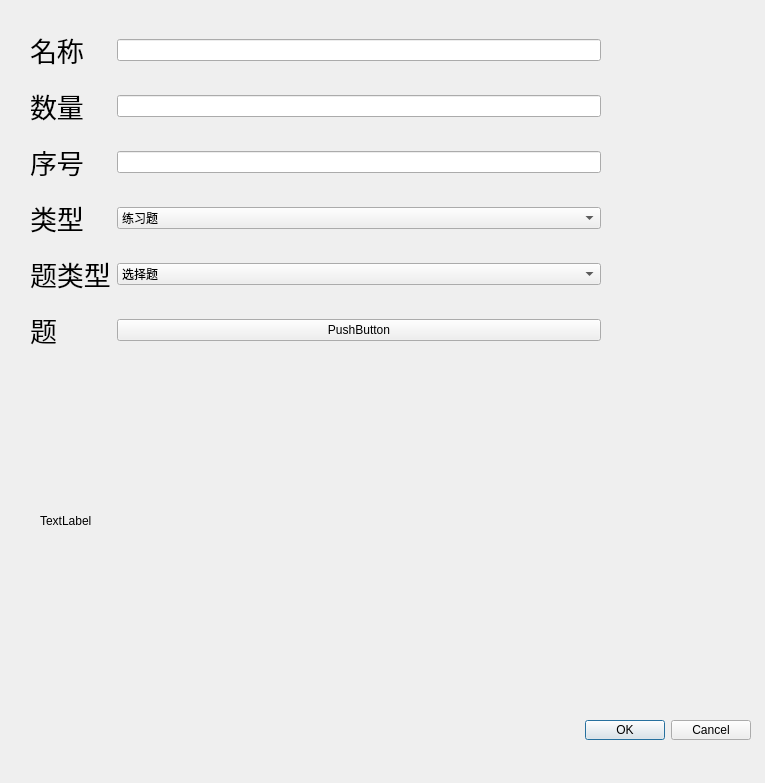
<?xml version="1.0" encoding="UTF-8"?>
<ui version="4.0">
 <class>Dialog</class>
 <widget class="QDialog" name="Dialog">
  <property name="geometry">
   <rect>
    <x>0</x>
    <y>0</y>
    <width>765</width>
    <height>783</height>
   </rect>
  </property>
  <property name="windowTitle">
   <string>Dialog</string>
  </property>
  <widget class="QDialogButtonBox" name="buttonBox">
   <property name="geometry">
    <rect>
     <x>410</x>
     <y>720</y>
     <width>341</width>
     <height>20</height>
    </rect>
   </property>
   <property name="orientation">
    <enum>Qt::Horizontal</enum>
   </property>
   <property name="standardButtons">
    <set>QDialogButtonBox::Cancel|QDialogButtonBox::Ok</set>
   </property>
  </widget>
  <widget class="QWidget" name="gridLayoutWidget">
   <property name="geometry">
    <rect>
     <x>30</x>
     <y>20</y>
     <width>571</width>
     <height>341</height>
    </rect>
   </property>
   <layout class="QGridLayout" name="gridLayout">
    <item row="1" column="1">
     <widget class="QLineEdit" name="number_lineEdit"/>
    </item>
    <item row="4" column="0">
     <widget class="QLabel" name="label_5">
      <property name="font">
       <font>
        <family>Agency FB</family>
        <pointsize>20</pointsize>
       </font>
      </property>
      <property name="text">
       <string>题类型</string>
      </property>
     </widget>
    </item>
    <item row="4" column="1">
     <widget class="QComboBox" name="problem_comboBox">
      <item>
       <property name="text">
        <string>选择题</string>
       </property>
      </item>
      <item>
       <property name="text">
        <string>大题</string>
       </property>
      </item>
     </widget>
    </item>
    <item row="3" column="1">
     <widget class="QComboBox" name="type_comboBox">
      <item>
       <property name="text">
        <string>练习题</string>
       </property>
      </item>
      <item>
       <property name="text">
        <string>真题</string>
       </property>
      </item>
      <item>
       <property name="text">
        <string>模拟题</string>
       </property>
      </item>
     </widget>
    </item>
    <item row="1" column="0">
     <widget class="QLabel" name="label_2">
      <property name="font">
       <font>
        <family>Agency FB</family>
        <pointsize>20</pointsize>
       </font>
      </property>
      <property name="text">
       <string>数量</string>
      </property>
     </widget>
    </item>
    <item row="0" column="1">
     <widget class="QLineEdit" name="name_lineEdit"/>
    </item>
    <item row="2" column="1">
     <widget class="QLineEdit" name="order_lineEdit"/>
    </item>
    <item row="2" column="0">
     <widget class="QLabel" name="label_3">
      <property name="font">
       <font>
        <family>Agency FB</family>
        <pointsize>20</pointsize>
       </font>
      </property>
      <property name="text">
       <string>序号</string>
      </property>
     </widget>
    </item>
    <item row="5" column="0">
     <widget class="QLabel" name="label_6">
      <property name="font">
       <font>
        <family>Agency FB</family>
        <pointsize>20</pointsize>
       </font>
      </property>
      <property name="text">
       <string>题</string>
      </property>
     </widget>
    </item>
    <item row="5" column="1">
     <widget class="QPushButton" name="pushButton">
      <property name="text">
       <string>PushButton</string>
      </property>
     </widget>
    </item>
    <item row="3" column="0">
     <widget class="QLabel" name="label_4">
      <property name="font">
       <font>
        <family>Agency FB</family>
        <pointsize>20</pointsize>
       </font>
      </property>
      <property name="text">
       <string>类型</string>
      </property>
     </widget>
    </item>
    <item row="0" column="0">
     <widget class="QLabel" name="label">
      <property name="font">
       <font>
        <family>Agency FB</family>
        <pointsize>20</pointsize>
       </font>
      </property>
      <property name="text">
       <string>名称</string>
      </property>
     </widget>
    </item>
   </layout>
  </widget>
  <widget class="QLabel" name="label_7">
   <property name="geometry">
    <rect>
     <x>40</x>
     <y>400</y>
     <width>591</width>
     <height>241</height>
    </rect>
   </property>
   <property name="text">
    <string>TextLabel</string>
   </property>
  </widget>
 </widget>
 <resources/>
 <connections>
  <connection>
   <sender>buttonBox</sender>
   <signal>accepted()</signal>
   <receiver>Dialog</receiver>
   <slot>accept()</slot>
   <hints>
    <hint type="sourcelabel">
     <x>248</x>
     <y>254</y>
    </hint>
    <hint type="destinationlabel">
     <x>157</x>
     <y>274</y>
    </hint>
   </hints>
  </connection>
  <connection>
   <sender>buttonBox</sender>
   <signal>rejected()</signal>
   <receiver>Dialog</receiver>
   <slot>reject()</slot>
   <hints>
    <hint type="sourcelabel">
     <x>316</x>
     <y>260</y>
    </hint>
    <hint type="destinationlabel">
     <x>286</x>
     <y>274</y>
    </hint>
   </hints>
  </connection>
 </connections>
</ui>
